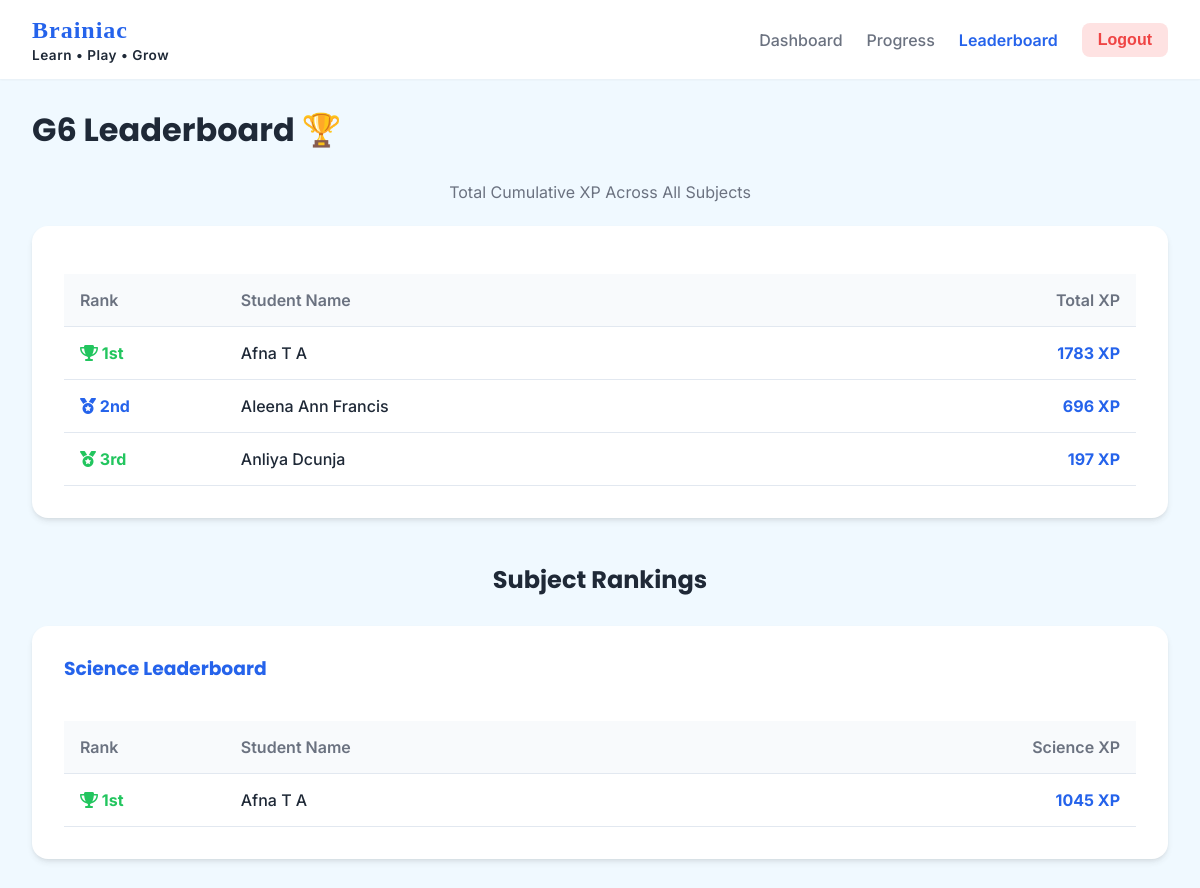
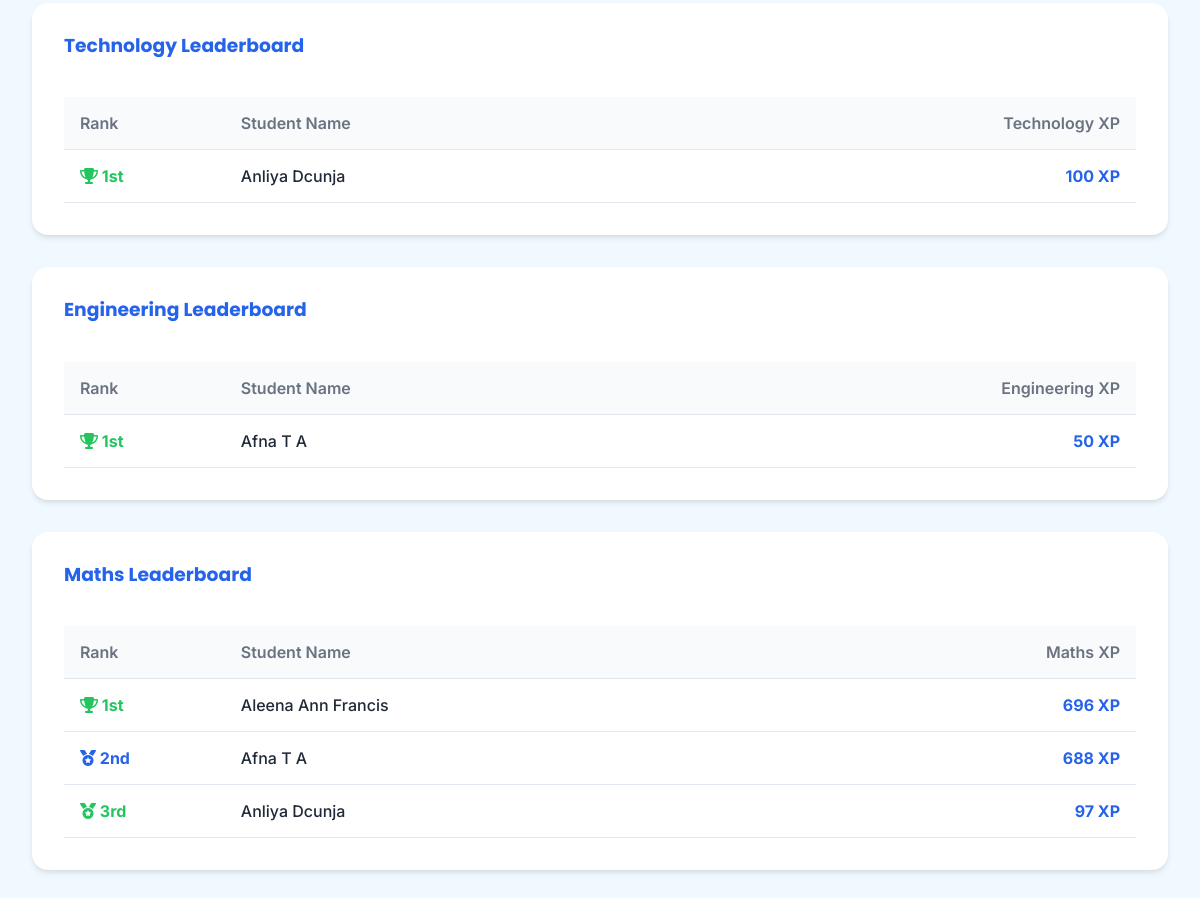
/leaderboard (signed in), run on the app's committed database (2 pictures, top to bottom).
### tables this page shows
CREATE TABLE users(
id INTEGER PRIMARY KEY AUTOINCREMENT,
username TEXT,
password TEXT,
role TEXT,
name TEXT,
subject TEXT
);

### app.py (the view)
@app.route("/leaderboard")
def leaderboard():
    if "name" not in session or session.get("role") != "student":
        return redirect("/")
    username = session.get("username", "")
    grade = username.split('-')[0] if '-' in username else "Student"
    grade_prefix = grade + "-%"
    conn = sqlite3.connect("database.db")
    cursor = conn.cursor()
    cursor.execute("""
        SELECT u.name, COALESCE(SUM(s.score), 0) as total_score
        FROM users u
        LEFT JOIN scores s ON u.username = s.username
        WHERE u.role = 'student' AND u.username LIKE ?
        GROUP BY u.id, u.name
        ORDER BY total_score DESC
    """, (grade_prefix,))
    leaderboard_data = cursor.fetchall()
    cursor.execute("""
        SELECT s.subject, u.name, SUM(s.score) as subject_score
        FROM users u
        JOIN scores s ON u.username = s.username
        WHERE u.role = 'student' AND u.username LIKE ?
        GROUP BY s.subject, u.id, u.name
        ORDER BY
            CASE s.subject
                WHEN 'Science' THEN 1
                WHEN 'Technology' THEN 2
                WHEN 'Engineering' THEN 3
                WHEN 'Maths' THEN 4
                ELSE 5
            END,
            subject_score DESC
    """, (grade_prefix,))
    raw_subject_scores = cursor.fetchall()
    conn.close()
    subject_leaderboards = {}
    for row in raw_subject_scores:
        subj = row[0]
        name = row[1]
        score = row[2]
        if subj not in subject_leaderboards:
            subject_leaderboards[subj] = []
        subject_leaderboards[subj].append((name, score))
    return render_template("leaderboard.html", leaderboard=leaderboard_data, subject_leaderboards=subject_leaderboards, grade=grade)

### app.py (called while the page is built)
@app.context_processor
def inject_mastery():
    if session.get("role") == "student" and "username" in session:
        return get_student_mastery_data(session["username"])
    return {}

### templates/leaderboard.html (shortened to what this page needs)
<!DOCTYPE html>
<html lang="en">
<head>
    <link rel="stylesheet" href="/static/style.css">
    <link rel="stylesheet" href="https://cdnjs.cloudflare.com/ajax/libs/font-awesome/6.4.0/css/all.min.css">
</head>
<body>
    <nav class="navbar">
        <div style="display: flex; flex-direction: column;">
            <h2 style="margin: 0;">Brainiac</h2>
            <p style="font-weight: 600; color: #1F2937; font-size: 0.85rem; margin-top: 0.15rem; letter-spacing: 0.5px;">Learn • Play • Grow</p>
        </div>
        <ul style="list-style: none; display: flex; gap: 1.5rem; margin: 0; padding: 0; align-items: center;">
            <li><a href="/student">Dashboard</a></li>
            <li><a href="/student/progress">Progress</a></li>
            <li><a href="/leaderboard" class="active" style="font-weight:600; color:var(--primary);">Leaderboard</a></li>
            <li><button class="btn-logout" onclick="window.location.href='/logout'">Logout</button></li>
        </ul>
    </nav>
    <main class="main">
        <h1 class="page-header">{{ grade }} Leaderboard 🏆</h1>
        <p class="text-muted" style="text-align: center; margin-bottom: 1.5rem;">Total Cumulative XP Across All Subjects</p>
        <div class="card" style="margin-top: 1rem;">
            {% if leaderboard and leaderboard|length > 0 %}
            <div class="table-container">
                <table class="leaderboard-table">
                    <thead>
                        <tr>
                            <th style="width: 15%;">Rank</th>
                            <th style="width: 60%;">Student Name</th>
                            <th style="width: 25%; text-align: right;">Total XP</th>
                        </tr>
                    </thead>
                    <tbody>
                        {% for student in leaderboard %}
                        <tr>
                            <td>
                                {% if loop.index == 1 %}
                                <span class="rank-1"><i class="fa-solid fa-trophy"></i> 1st</span>
                                {% elif loop.index == 2 %}
                                <span class="rank-2"><i class="fa-solid fa-medal"></i> 2nd</span>
                                {% elif loop.index == 3 %}
                                <span class="rank-3"><i class="fa-solid fa-medal"></i> 3rd</span>
                                {% else %}
                                <span style="color: var(--text-muted); font-weight: 500;">#{{ loop.index }}</span>
                                {% endif %}
                            </td>
                            <td style="font-weight: 500;">{{ student[0] }}</td>
                            <td style="text-align: right; font-weight: 700; color: var(--primary);">{{ student[1] }} XP</td>
                        </tr>
                        {% endfor %}
                    </tbody>
                </table>
            </div>
            {% endif %}
        </div>
        {% if subject_leaderboards and subject_leaderboards|length > 0 %}
        <h2 style="margin-top: 3rem; margin-bottom: 0.5rem; color: var(--text-main); text-align: center;">Subject Rankings</h2>
        {% for subject, rankings in subject_leaderboards.items() %}
        <div class="card" style="margin-top: 2rem;">
            <h3 style="margin-bottom: 1.5rem; color: var(--primary);">{{ subject }} Leaderboard</h3>
            <div class="table-container">
                <table class="leaderboard-table">
                    <thead>
                        <tr>
                            <th style="width: 15%;">Rank</th>
                            <th style="width: 60%;">Student Name</th>
                            <th style="width: 25%; text-align: right;">{{ subject }} XP</th>
                        </tr>
                    </thead>
                    <tbody>
                        {% for student in rankings %}
                        <tr>
                            <td>
                                {% if loop.index == 1 %}
                                <span class="rank-1"><i class="fa-solid fa-trophy"></i> 1st</span>
                                {% elif loop.index == 2 %}
                                <span class="rank-2"><i class="fa-solid fa-medal"></i> 2nd</span>
                                {% elif loop.index == 3 %}
                                <span class="rank-3"><i class="fa-solid fa-medal"></i> 3rd</span>
                                {% else %}
                                <span style="color: var(--text-muted); font-weight: 500;">#{{ loop.index }}</span>
                                {% endif %}
                            </td>
                            <td style="font-weight: 500;">{{ student[0] }}</td>
                            <td style="text-align: right; font-weight: 700; color: var(--primary);">{{ student[1] }} XP</td>
                        </tr>
                        {% endfor %}
                    </tbody>
                </table>
            </div>
        </div>
        {% endfor %}
        {% endif %}
    </main>
</body>
</html>

### static/style.css (style rules this page uses)
:root { --primary: #2563EB; --primary-hover: #1d4ed8; --secondary: #93C5FD; --accent: #22C55E; --bg-gradient-start: #F0F9FF; --bg-gradient-end: #F0F9FF; --surface: #FFFFFF; --surface-hover: #f8fafc; --text-main: #1F2937; --text-muted: #6b7280; --border: #e2e8f0; --shadow-sm: 0 1px 2px 0 rgba(46, 46, 46, 0.05); --shadow-md: 0 4px 6px -1px rgba(46, 46, 46, 0.1), 0 2px 4px -2px rgba(46, 46, 46, 0.1); --shadow-lg: 0 10px 15px -3px rgba(46, 46, 46, 0.1), 0 4px 6px -4px rgba(46, 46, 46, 0.1); --radius-md: 0.5rem; --radius-lg: 1rem; --radius-full: 9999px; --transition: all 0.2s cubic-bezier(0.4, 0, 0.2, 1); }
* { box-sizing: border-box; margin: 0; padding: 0; }
body { font-family: 'Inter', sans-serif; color: var(--text-main); background: linear-gradient(135deg, var(--bg-gradient-start), var(--bg-gradient-end)); min-height: 100vh; display: flex; flex-direction: column; }
h1, h2, h3, h4 { font-family: 'Poppins', sans-serif; font-weight: 700; line-height: 1.2; }
.text-muted { color: var(--text-muted); }
button { width: 100%; background: var(--primary); color: var(--text-main); border: none; padding: 0.75rem 1.5rem; border-radius: var(--radius-md); font-size: 1rem; font-weight: 600; cursor: pointer; transition: var(--transition); }
.card { background: var(--surface); border-radius: var(--radius-lg); box-shadow: var(--shadow-md); padding: 2rem; transition: var(--transition); }
.navbar { display: flex; justify-content: space-between; align-items: center; padding: 1rem 2rem; background: var(--surface); box-shadow: var(--shadow-sm); position: sticky; top: 0; z-index: 10; }
.navbar h2 { color: var(--primary); font-size: 1.5rem; font-family: 'Magneto', cursive; display: flex; align-items: center; gap: 0.5rem; letter-spacing: 1px; }
.navbar ul { list-style: none; display: flex; gap: 2rem; align-items: center; }
.navbar li a { text-decoration: none; color: var(--text-muted); font-weight: 500; transition: var(--transition); }
.navbar li a:hover, .navbar li a.active { color: var(--primary); }
.btn-logout { background: #fee2e2; color: #ef4444; padding: 0.5rem 1rem; width: auto; }
.main { padding: 2rem; max-width: 1200px; margin: 0 auto; width: 100%; flex-grow: 1; }
.page-header { color: var(--text-main); margin-bottom: 2rem; }
.table-container { overflow-x: auto; }
table { width: 100%; border-collapse: collapse; margin-top: 1rem; }
th, td { padding: 1rem; text-align: left; border-bottom: 1px solid var(--border); }
th { font-weight: 600; color: var(--text-muted); background: var(--surface-hover); border-bottom: 2px solid var(--border); }

### templates/leaderboard.html (style rules this page uses)
.leaderboard-table { width: 100%; border-collapse: collapse; text-align: left; }
.leaderboard-table th, .leaderboard-table td { padding: 1rem; border-bottom: 1px solid var(--border); }
.leaderboard-table th { font-weight: 600; color: var(--text-muted); }
.rank-1 { color: #22C55E; font-weight: bold; }
.rank-2 { color: #2563EB; font-weight: bold; }
.rank-3 { color: #22C55E; font-weight: bold; }

### data on the page
users: shows "1st", name "Afna T A", student "1783", student "1045", student "50", shows "2nd", student "688"
users: shows "2nd", name "Aleena Ann Francis", student "696", shows "1st"
users: shows "3rd", name "Anliya Dcunja", student "197", shows "1st", student "100", student "97"

### other printed values
{{ grade }} "G6"
{{ subject }} "Science" "Technology" "Engineering" "Maths"
